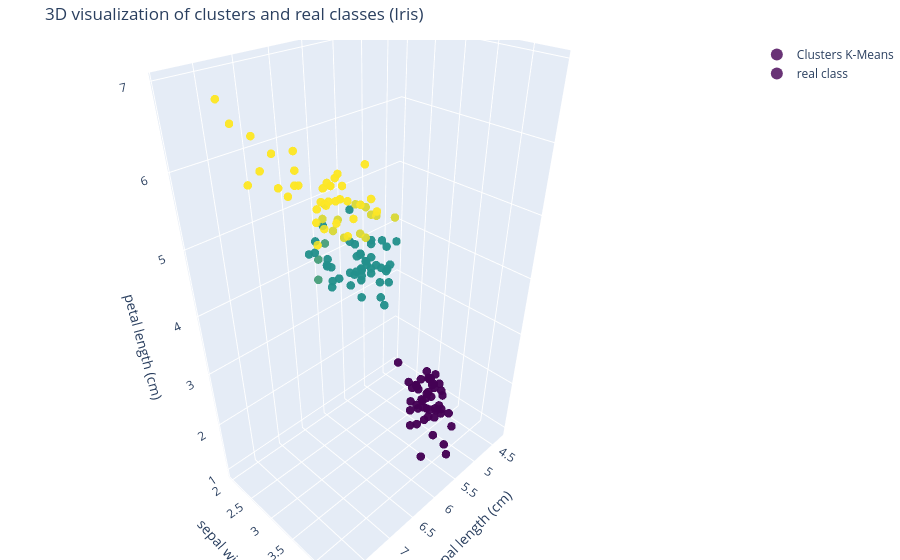

Notebook source saved alongside this figure:
### Markdown cell above
So, a fairly good performance with an accuracy of 88.7%.

The confusion matrix shows that category 1 is identified 100% correctly, and categories 2 and 3 are also mostly well identified.

The graphical analysis confirms this:

### Code cell
import plotly.graph_objects as go
# plotting functions
def plot_3d(x, y, z, labels, title):
    return go.Scatter3d(
        x=x,
        y=y,
        z=z,
        mode='markers',
        marker=dict(
            size=5,
            color=labels,
            colorscale='Viridis',
            opacity=0.8
        ),
        name=title
    )

# Selection of 3 dimensions
x, y_, z = X[:, 0], X[:, 1], X[:, 2]

# plotting
fig = go.Figure()

fig.add_trace(plot_3d(x, y_, z, new_labels, "Clusters K-Means"))
fig.add_trace(plot_3d(x, y_, z, y, "real class"))

# formatting
fig.update_layout(
    title="3D visualization of clusters and real classes (Iris)",
    scene=dict(
        xaxis_title=iris.feature_names[0],
        yaxis_title=iris.feature_names[1],
        zaxis_title=iris.feature_names[2]
    ),
    legend=dict(itemsizing='constant'),
    margin=dict(l=0, r=0, b=0, t=40)
)

fig.show()

### Figure 1 — Plotly figure (JSON) as saved in the notebook; plotly's stock layout.template omitted (floating-point values rounded to 4 significant figures; data arrays with more than 128 entries replaced by an {"elided": "..."} marker saying what was removed)
{"data": [{"marker": {"color": {"elided": "150 int values"}, "colorscale": [[0, "#440154"], [0.1111, "#482878"], [0.2222, "#3e4989"], [0.3333, "#31688e"], [0.4444, "#26828e"], [0.5556, "#1f9e89"], [0.6667, "#35b779"], [0.7778, "#6ece58"], [0.8889, "#b5de2b"], [1, "#fde725"]], "opacity": 0.8, "size": 5}, "mode": "markers", "name": "Clusters K-Means", "type": "scatter3d", "x": {"elided": "150 float values"}, "y": {"elided": "150 float values"}, "z": {"elided": "150 float values"}}, {"marker": {"color": {"elided": "150 int values"}, "colorscale": [[0, "#440154"], [0.1111, "#482878"], [0.2222, "#3e4989"], [0.3333, "#31688e"], [0.4444, "#26828e"], [0.5556, "#1f9e89"], [0.6667, "#35b779"], [0.7778, "#6ece58"], [0.8889, "#b5de2b"], [1, "#fde725"]], "opacity": 0.8, "size": 5}, "mode": "markers", "name": "real class", "type": "scatter3d", "x": {"elided": "150 float values"}, "y": {"elided": "150 float values"}, "z": {"elided": "150 float values"}}], "layout": {"legend": {"itemsizing": "constant"}, "margin": {"b": 0, "l": 0, "r": 0, "t": 40}, "scene": {"xaxis": {"title": {"text": "sepal length (cm)"}}, "yaxis": {"title": {"text": "sepal width (cm)"}}, "zaxis": {"title": {"text": "petal length (cm)"}}}, "title": {"text": "3D visualization of clusters and real classes (Iris)"}}}
